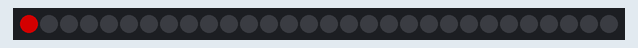
Simulated run of this program. Board: CircuitPython board. Parts: 30 RGB LEDs in strip order, left to right. Dim RGB values are drawn brighter than linear.

Above: at 0.05 s.
At 6.49 s:
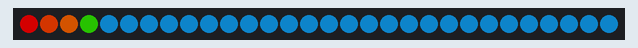
At 9.89 s:
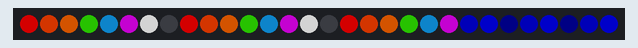
At 13.34 s:
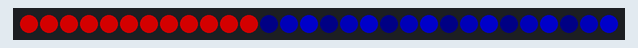
At 20.3 s:
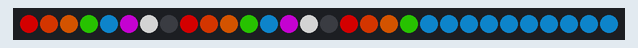
At 39.94 s:
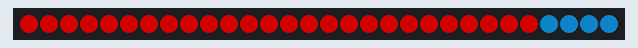

The program:

Wipe.py
```python
import board
import random
import time
from neopixel import NeoPixel

np = NeoPixel(board.D2, 30, auto_write=False, brightness=0.5)

red = [255, 0, 0]
orange = [255, 64, 0]
yellow = [255, 100, 0]
green = [36, 179, 0]
blue = [15, 139, 212]
purple = [229, 2, 245]
pink = [247, 126, 169]
white = (255, 255, 255)
black = [0, 0, 0]
colors = [red, orange, yellow, green, blue, purple, white, black]


num = 0

def Wipe(color, speed):
    for i in range(np.n):
        np[i] = color
        np.show()
        time.sleep(speed)

def Reverse_Wipe(color, speed):
    for i in range(np.n - 1, -1, -1):
        np[i] = color
        np.show()
        time.sleep(speed)

def Pattern(color, speed):
    for i in range(np.n):
        np[i] = color[i % len(color)]
        np.show()
        time.sleep(speed)

def Reverse_Pattern(color, speed):
    for i in range(np.n - 1, -1, -1):
        np[i] = color[i % len(color)]
        np.show()
        time.sleep(speed)

while True:
    Wipe(red, 0.1)
    Reverse_Wipe(blue, 0.1)
    Pattern(colors, 0.1)
    Reverse_Pattern(blue, 0.1)
```
